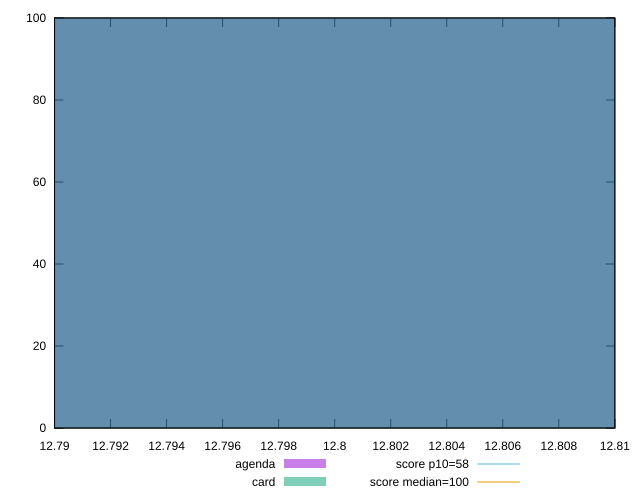

Source code (gnuplot):
reset

$agenda <<EOF
12.8 100
EOF

$card <<EOF
12.8 100
EOF

set key outside below
set boxwidth 0.1
set xrange [12.790000000000001:12.81]
set yrange [0:100]
set trange [0:100]
set style fill transparent solid 0.5 noborder

set parametric
set terminal svg size 640, 500 enhanced background rgb 'white'
set output "reports/report_00032_2021-02-25T10-28-15.087Z/estimated-input-latency/comparison/histogram/1_vs_2.svg"

plot $agenda title "agenda" with boxes, \
     $card title "card" with boxes, \
     58,t title "score p10=58", \
     100,t title "score median=100"

reset
